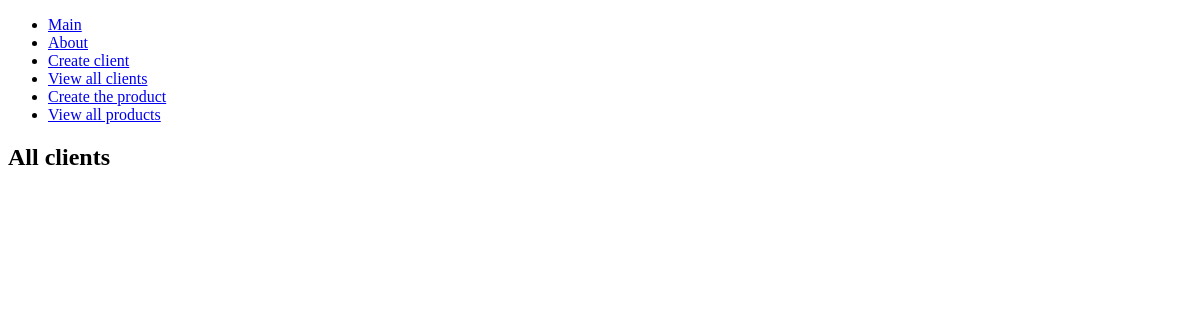
The page /all_clients/ on the database as committed earlier.
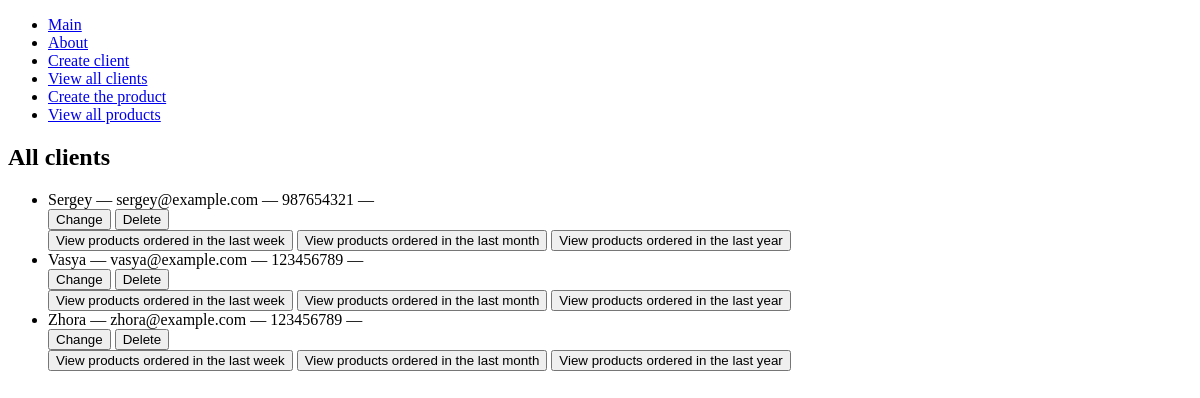
The same page on the database as committed later.
### hwapp/models.py (models this page shows, shortened)
class Client(models.Model):
    name = models.CharField(max_length=100)
    email = models.EmailField()
    phone = models.IntegerField()
    address = models.CharField(max_length=100)
    date_reg = models.DateField(auto_now_add=True)
    is_deleted = models.BooleanField(default=False)

### hwapp/views.py (the view)
# urls.py: path('all_clients/', views.all_clients_view, name='all_clients'),
def all_clients_view(request):
    clients = Client.objects.filter(is_deleted=False)
    return render(request, 'all_clients.html', {'clients': clients})

### hwapp/templates/all_clients.html (shortened to what this page needs)
{% extends 'base.html' %}
{% block content %}
<h2>All clients</h2>
<ul>
    {% for client in clients %}
    <li>
        <div class="client-container">
            <div class="client-info">
                <span>{{ client.name }} — </span>
                <span>{{ client.email }} — </span>
                <span>{{ client.phone }} — </span>
            </div>
            <div class="client-buttons">
                <form id="updateForm{{ client.id }}" action="{% url 'update_client' client.id %}" method="post" style="display: inline;">
                    <button type="submit" class="btn-update">Change</button>
                </form>
                <form id="deleteForm{{ client.id }}" action="{% url 'delete_client' client.id %}" method="post" style="display: inline;">
                    <button type="submit" class="btn-delete" onclick="confirmDelete({{ client.id }})">Delete</button>
                </form>
            </div>
        </div>
        <button type="button" class="btn-view" onclick="window.location.href='{% url 'client_ordered_products' client_id=client.id days=7 %}'">View products ordered in the last week</button>
        <button type="button" class="btn-view" onclick="window.location.href='{% url 'client_ordered_products' client_id=client.id days=30 %}'">View products ordered in the last month</button>
        <button type="button" class="btn-view" onclick="window.location.href='{% url 'client_ordered_products' client_id=client.id days=365 %}'">View products ordered in the last year</button>
    </li>
    {% endfor %}
</ul>
{% endblock %}

Rows that differ between the two databases and show on the page:
added Client: name "Sergey", email "sergey@example.com", phone "987654321"
added Client: name "Vasya", email "vasya@example.com", phone "123456789"
added Client: name "Zhora", email "zhora@example.com", phone "123456789"
